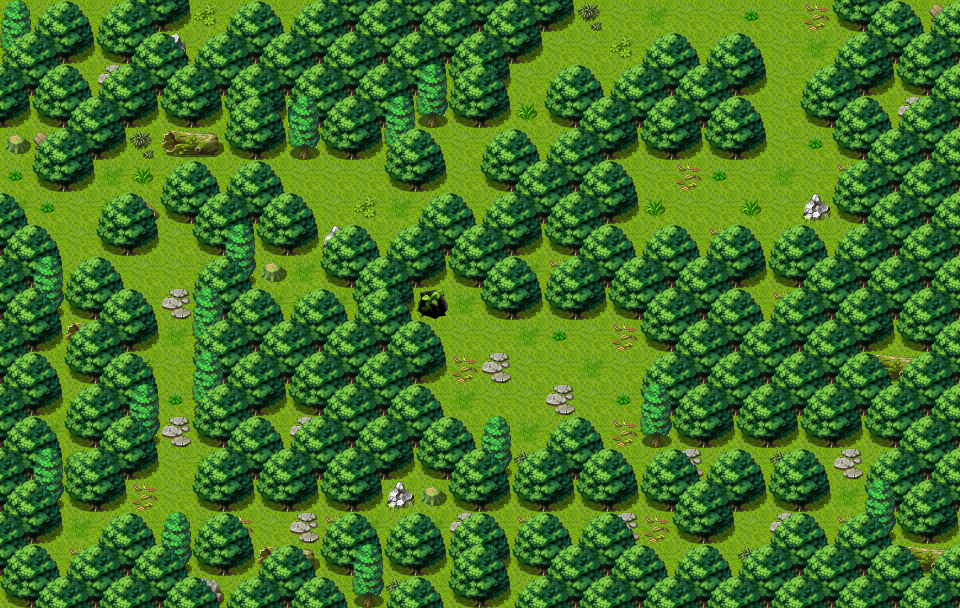

A level layout from a 2D game, rendered from its tile map. Below: a short description, then the map file with tile-grid data replaced by summaries:
An orthogonal 30x19 tile map with 32x32 px tiles, 3 tile layers (Ground, Objects, Above), 1 hidden layer not drawn, 40 tilesets and 16 objects (14x spawn, 2x mapchange).

<map version="1.0" orientation="orthogonal" width="30" height="19" tilewidth="32" tileheight="32">
 <properties>
  <property name="outside" value="1" />
 </properties>
 <tileset firstgid="1" name="map_bed_1" tilewidth="32" tileheight="32">
  <image source="../drawable/map_bed_1.png" width="512" height="256" />
 </tileset>
 <tileset firstgid="129" name="map_border_1" tilewidth="32" tileheight="32">
  <image source="../drawable/map_border_1.png" width="512" height="256" />
 </tileset>
 <tileset firstgid="257" name="map_bridge_1" tilewidth="32" tileheight="32">
  <image source="../drawable/map_bridge_1.png" width="512" height="256" />
 </tileset>
 <tileset firstgid="385" name="map_broken_1" tilewidth="32" tileheight="32">
  <image source="../drawable/map_broken_1.png" width="512" height="256" />
 </tileset>
 <tileset firstgid="513" name="map_cavewall_1" tilewidth="32" tileheight="32">
  <image source="../drawable/map_cavewall_1.png" width="576" height="192" />
 </tileset>
 <tileset firstgid="621" name="map_cavewall_2" tilewidth="32" tileheight="32">
  <image source="../drawable/map_cavewall_2.png" width="576" height="192" />
 </tileset>
 <tileset firstgid="729" name="map_cavewall_3" tilewidth="32" tileheight="32">
  <image source="../drawable/map_cavewall_3.png" width="576" height="192" />
 </tileset>
 <tileset firstgid="837" name="map_chair_table_1" tilewidth="32" tileheight="32">
  <image source="../drawable/map_chair_table_1.png" width="512" height="256" />
 </tileset>
 <tileset firstgid="965" name="map_crate_1" tilewidth="32" tileheight="32">
  <image source="../drawable/map_crate_1.png" width="512" height="256" />
 </tileset>
 <tileset firstgid="1093" name="map_cupboard_1" tilewidth="32" tileheight="32">
  <image source="../drawable/map_cupboard_1.png" width="512" height="256" />
 </tileset>
 <tileset firstgid="1221" name="map_curtain_1" tilewidth="32" tileheight="32">
  <image source="../drawable/map_curtain_1.png" width="512" height="256" />
 </tileset>
 <tileset firstgid="1349" name="map_entrance_1" tilewidth="32" tileheight="32">
  <image source="../drawable/map_entrance_1.png" width="512" height="256" />
 </tileset>
 <tileset firstgid="1477" name="map_fence_1" tilewidth="32" tileheight="32">
  <image source="../drawable/map_fence_1.png" width="512" height="256" />
 </tileset>
 <tileset firstgid="1605" name="map_fence_2" tilewidth="32" tileheight="32">
  <image source="../drawable/map_fence_2.png" width="512" height="256" />
 </tileset>
 <tileset firstgid="1733" name="map_ground_1" tilewidth="32" tileheight="32">
  <image source="../drawable/map_ground_1.png" width="512" height="256" />
 </tileset>
 <tileset firstgid="1861" name="map_ground_2" tilewidth="32" tileheight="32">
  <image source="../drawable/map_ground_2.png" width="512" height="256" />
 </tileset>
 <tileset firstgid="1989" name="map_ground_3" tilewidth="32" tileheight="32">
  <image source="../drawable/map_ground_3.png" width="512" height="256" />
 </tileset>
 <tileset firstgid="2117" name="map_ground_4" tilewidth="32" tileheight="32">
  <image source="../drawable/map_ground_4.png" width="512" height="256" />
 </tileset>
 <tileset firstgid="2245" name="map_ground_5" tilewidth="32" tileheight="32">
  <image source="../drawable/map_ground_5.png" width="512" height="256" />
 </tileset>
 <tileset firstgid="2373" name="map_ground_6" tilewidth="32" tileheight="32">
  <image source="../drawable/map_ground_6.png" width="512" height="256" />
 </tileset>
 <tileset firstgid="2501" name="map_ground_7" tilewidth="32" tileheight="32">
  <image source="../drawable/map_ground_7.png" width="512" height="256" />
 </tileset>
 <tileset firstgid="2629" name="map_ground_8" tilewidth="32" tileheight="32">
  <image source="../drawable/map_ground_8.png" width="512" height="256" />
 </tileset>
 <tileset firstgid="2757" name="map_indoor_1" tilewidth="32" tileheight="32">
  <image source="../drawable/map_indoor_1.png" width="512" height="256" />
 </tileset>
 <tileset firstgid="2885" name="map_kitchen_1" tilewidth="32" tileheight="32">
  <image source="../drawable/map_kitchen_1.png" width="512" height="256" />
 </tileset>
 <tileset firstgid="3013" name="map_outdoor_1" tilewidth="32" tileheight="32">
  <image source="../drawable/map_outdoor_1.png" width="512" height="256" />
 </tileset>
 <tileset firstgid="3141" name="map_pillar_1" tilewidth="32" tileheight="32">
  <image source="../drawable/map_pillar_1.png" width="512" height="256" />
 </tileset>
 <tileset firstgid="3269" name="map_plant_1" tilewidth="32" tileheight="32">
  <image source="../drawable/map_plant_1.png" width="512" height="256" />
 </tileset>
 <tileset firstgid="3397" name="map_rock_1" tilewidth="32" tileheight="32">
  <image source="../drawable/map_rock_1.png" width="512" height="256" />
 </tileset>
 <tileset firstgid="3525" name="map_roof_1" tilewidth="32" tileheight="32">
  <image source="../drawable/map_roof_1.png" width="512" height="256" />
 </tileset>
 <tileset firstgid="3653" name="map_roof_2" tilewidth="32" tileheight="32">
  <image source="../drawable/map_roof_2.png" width="512" height="256" />
 </tileset>
 <tileset firstgid="3781" name="map_shop_1" tilewidth="32" tileheight="32">
  <image source="../drawable/map_shop_1.png" width="512" height="256" />
 </tileset>
 <tileset firstgid="3909" name="map_sign_ladder_1" tilewidth="32" tileheight="32">
  <image source="../drawable/map_sign_ladder_1.png" width="512" height="256" />
 </tileset>
 <tileset firstgid="4037" name="map_table_1" tilewidth="32" tileheight="32">
  <image source="../drawable/map_table_1.png" width="512" height="256" />
 </tileset>
 <tileset firstgid="4165" name="map_trail_1" tilewidth="32" tileheight="32">
  <image source="../drawable/map_trail_1.png" width="512" height="256" />
 </tileset>
 <tileset firstgid="4293" name="map_tree_1" tilewidth="32" tileheight="32">
  <image source="../drawable/map_tree_1.png" width="512" height="256" />
 </tileset>
 <tileset firstgid="4421" name="map_wall_1" tilewidth="32" tileheight="32">
  <image source="../drawable/map_wall_1.png" width="512" height="256" />
 </tileset>
 <tileset firstgid="4549" name="map_wall_2" tilewidth="32" tileheight="32">
  <image source="../drawable/map_wall_2.png" width="480" height="256" />
 </tileset>
 <tileset firstgid="4669" name="map_wall_3" tilewidth="32" tileheight="32">
  <image source="../drawable/map_wall_3.png" width="480" height="256" />
 </tileset>
 <tileset firstgid="4789" name="map_window_1" tilewidth="32" tileheight="32">
  <image source="../drawable/map_window_1.png" width="512" height="256" />
 </tileset>
 <tileset firstgid="4917" name="map_window_2" tilewidth="32" tileheight="32">
  <image source="../drawable/map_window_2.png" width="512" height="256" />
 </tileset>
 <layer name="Ground" width="30" height="19">
  <data>[570 cells, 570 non-empty, 3 distinct tile ids]</data>
 </layer>
 <layer name="Objects" width="30" height="19">
  <data>[570 cells, 243 non-empty, 19 distinct tile ids]</data>
 </layer>
 <layer name="Above" width="30" height="19">
  <data>[570 cells, 158 non-empty, 3 distinct tile ids]</data>
 </layer>
 <layer name="Walkable" width="30" height="19" visible="0">
  <data>[570 cells, 402 non-empty, 1 distinct tile ids]</data>
 </layer>
 <objectgroup name="Mapevents" width="30" height="19">
  <object name="west" type="mapchange" x="0" y="160" width="32" height="64">
   <properties>
    <property name="map" value="wild0" />
    <property name="place" value="east" />
   </properties>
  </object>
  </objectgroup>
 <objectgroup name="Spawn" width="30" height="19" visible="0">
  <!-- 14 objects omitted --></objectgroup>
 <objectgroup name="Keys" width="30" height="19" visible="0" />
</map>
<!-- 15 of 16 objects omitted -->
